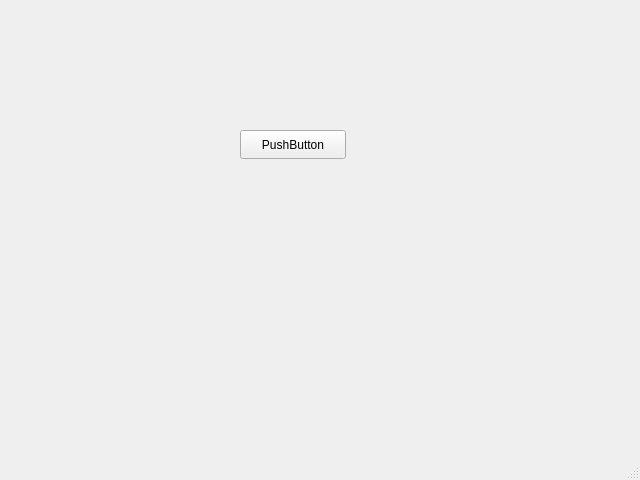
<?xml version="1.0" encoding="UTF-8"?>
<ui version="4.0">
 <class>MainWindow</class>
 <widget class="QMainWindow" name="MainWindow">
  <property name="geometry">
   <rect>
    <x>0</x>
    <y>0</y>
    <width>640</width>
    <height>480</height>
   </rect>
  </property>
  <property name="windowTitle">
   <string>MainWindow</string>
  </property>
  <widget class="QWidget" name="centralwidget">
   <widget class="QPushButton" name="pushButton">
    <property name="geometry">
     <rect>
      <x>240</x>
      <y>130</y>
      <width>106</width>
      <height>29</height>
     </rect>
    </property>
    <property name="text">
     <string>PushButton</string>
    </property>
   </widget>
  </widget>
  <widget class="QMenuBar" name="menubar">
   <property name="geometry">
    <rect>
     <x>0</x>
     <y>0</y>
     <width>640</width>
     <height>32</height>
    </rect>
   </property>
  </widget>
  <widget class="QStatusBar" name="statusbar"/>
 </widget>
 <resources/>
 <connections/>
</ui>
